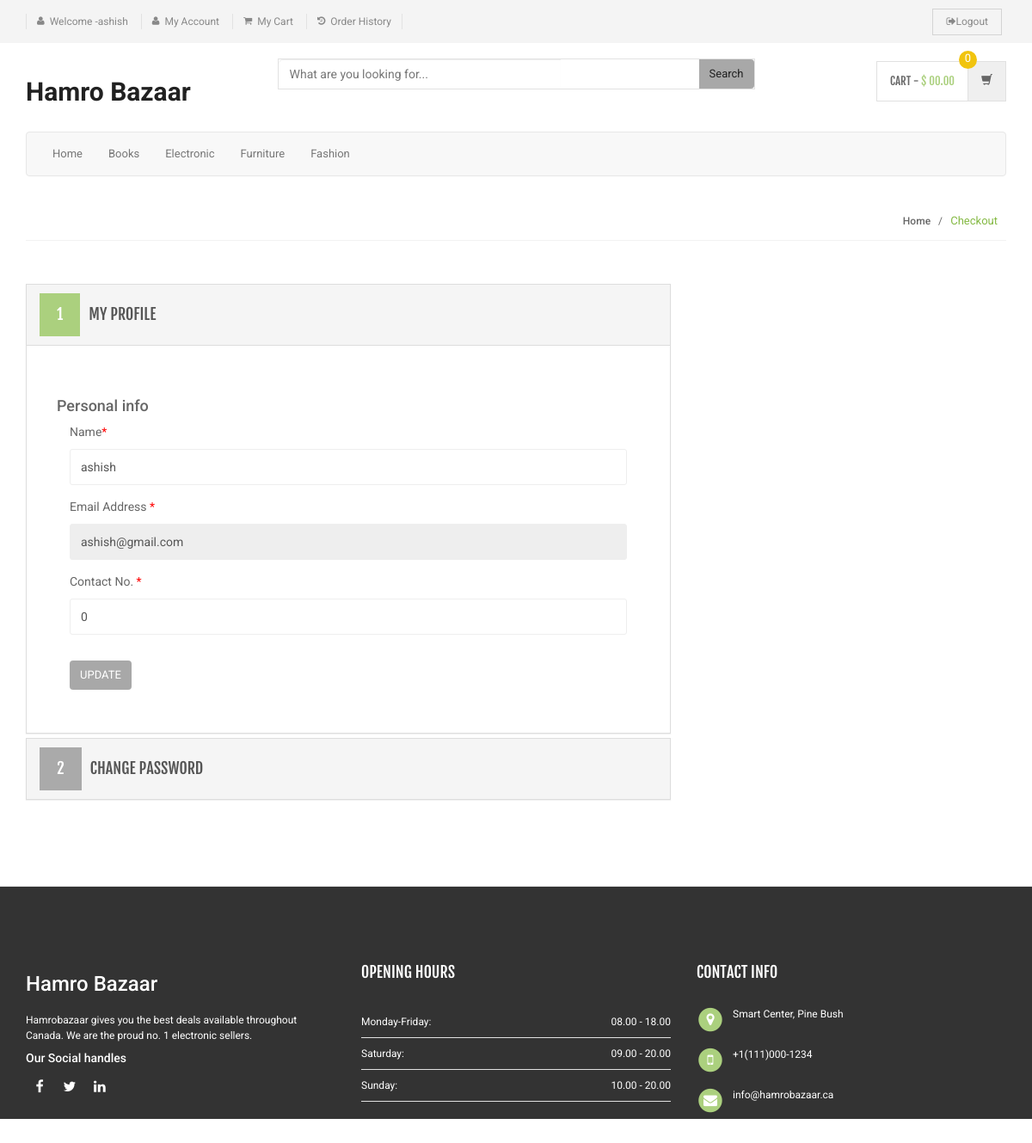
/my-account.php (signed in), run on an earlier commit of the app's database.
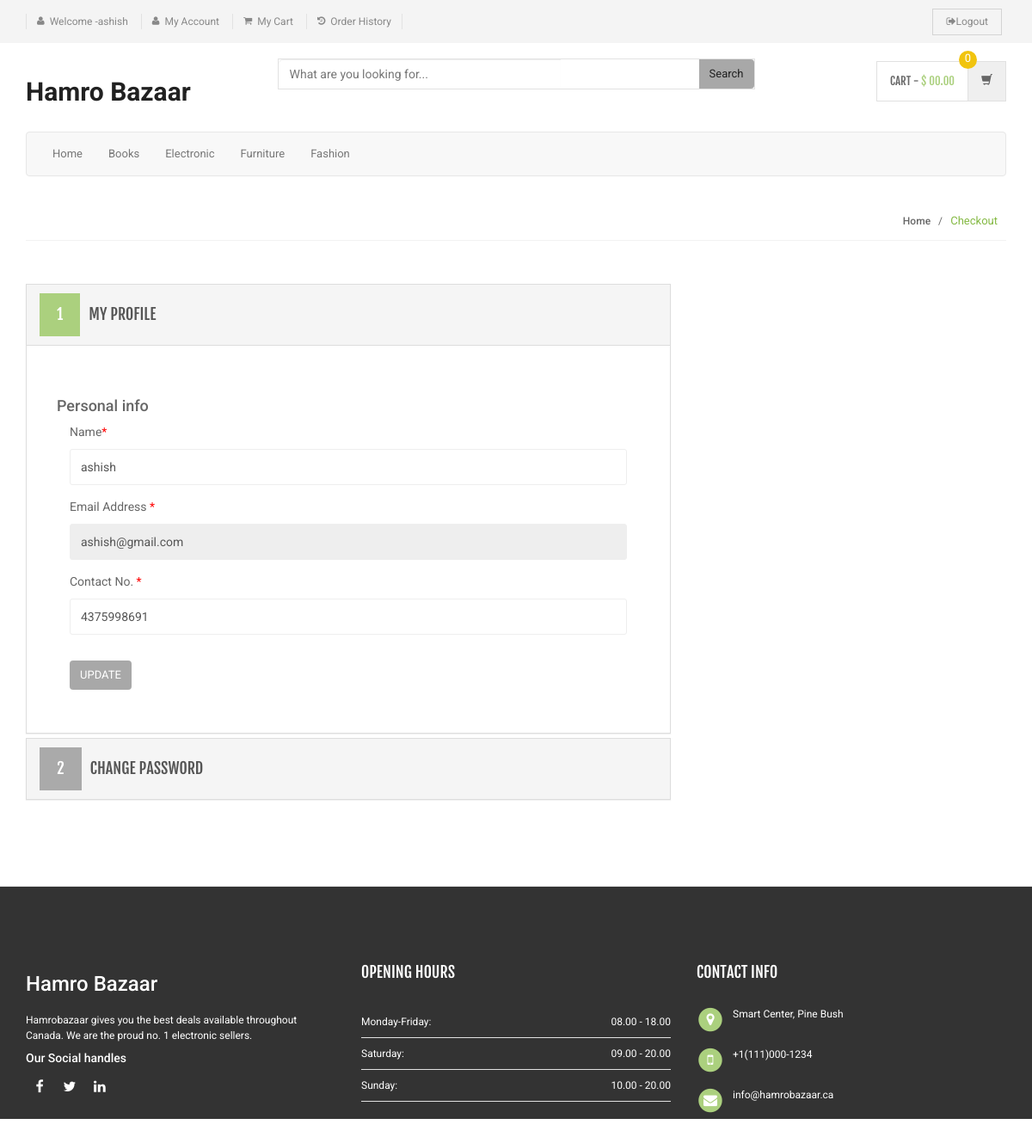
And on a later commit of the database.
### tables this page shows
CREATE TABLE `users` (
  `id` int(11) NOT NULL,
  `name` varchar(255) DEFAULT NULL,
  `email` varchar(255) DEFAULT NULL,
  `contactno` bigint(11) DEFAULT NULL,
  `password` varchar(255) DEFAULT NULL,
  `shippingAddress` longtext DEFAULT NULL,
  `shippingState` varchar(255) DEFAULT NULL,
  `shippingCity` varchar(255) DEFAULT NULL,
  `shippingPincode` int(11) DEFAULT NULL,
  `billingAddress` longtext DEFAULT NULL,
  `billingState` varchar(255) DEFAULT NULL,
  `billingCity` varchar(255) DEFAULT NULL,
  `billingPincode` int(11) DEFAULT NULL
);

### my-account.php (the view, shortened to what this page needs)
<?php
include ('includes/config.php');
if (strlen($_SESSION['login']) == 0) {
	header('location:login.php');
} else {
	?>
	<!DOCTYPE html>
	<html lang="en">
	<head>
		<link rel="stylesheet" href="assets/css/bootstrap.min.css">
		<link rel="stylesheet" href="assets/css/main.css">
		<link rel="stylesheet" href="assets/css/green.css">
		<link rel="stylesheet" href="assets/css/owl.carousel.css">
		<link rel="stylesheet" href="assets/css/owl.transitions.css">
		<link href="assets/css/lightbox.css" rel="stylesheet">
		<link rel="stylesheet" href="assets/css/animate.min.css">
		<link rel="stylesheet" href="assets/css/rateit.css">
		<link rel="stylesheet" href="assets/css/bootstrap-select.min.css">
		<link rel="stylesheet" href="assets/css/config.css">
		<link href="assets/css/green.css" rel="alternate stylesheet" title="Green color">
		<link href="assets/css/blue.css" rel="alternate stylesheet" title="Blue color">
		<link href="assets/css/red.css" rel="alternate stylesheet" title="Red color">
		<link href="assets/css/orange.css" rel="alternate stylesheet" title="Orange color">
		<link href="assets/css/dark-green.css" rel="alternate stylesheet" title="Darkgreen color">
		<link rel="stylesheet" href="assets/css/font-awesome.min.css">
	</head>
	<body class="cnt-home">
		<header class="header-style-1">
			<?php include ('includes/top-header.php'); ?>
			<?php include ('includes/main-header.php'); ?>
			<?php include ('includes/menu-bar.php'); ?>
		</header>
		<div class="breadcrumb">
			<div class="container">
				<div class="breadcrumb-inner">
					<ul class="list-inline list-unstyled">
						<li><a href="#">Home</a></li>
						<li class='active'>Checkout</li>
					</ul>
				</div>
			</div>
		</div>
		<div class="body-content outer-top-bd">
			<div class="container">
				<div class="checkout-box inner-bottom-sm">
					<div class="row">
						<div class="col-md-8">
							<div class="panel-group checkout-steps" id="accordion">
								<div class="panel panel-default checkout-step-01">
									<div class="panel-heading">
										<h4 class="unicase-checkout-title">
											<a data-toggle="collapse" class="" data-parent="#accordion" href="#collapseOne">
												<span>1</span>My Profile
											</a>
										</h4>
									</div>
									<div id="collapseOne" class="panel-collapse collapse in">
										<div class="panel-body">
											<div class="row">
												<h4>Personal info</h4>
												<div class="col-md-12 col-sm-12 already-registered-login">
													<?php
													$query = mysqli_query($con, "select * from users where id='" . $_SESSION['id'] . "'");
													while ($row = mysqli_fetch_array($query)) {
														?>
														<form class="register-form" role="form" method="post">
															<div class="form-group">
																<label class="info-title" for="name">Name<span>*</span></label>
																<input type="text"
																	class="form-control unicase-form-control text-input"
																	value="<?php echo $row['name']; ?>" id="name" name="name"
																	required="required">
															</div>
															<div class="form-group">
																<label class="info-title" for="exampleInputEmail1">Email Address
																	<span>*</span></label>
																<input type="email"
																	class="form-control unicase-form-control text-input"
																	id="exampleInputEmail1" value="<?php echo $row['email']; ?>"
																	readonly>
															</div>
															<div class="form-group">
																<label class="info-title" for="Contact No.">Contact No.
																	<span>*</span></label>
																<input type="text"
																	class="form-control unicase-form-control text-input"
																	id="contactno" name="contactno" required="required"
																	value="<?php echo $row['contactno']; ?>" maxlength="10">
															</div>
															<button type="submit" name="update"
																class="btn-upper btn btn-primary checkout-page-button">Update</button>
														</form>
													<?php } ?>
												</div>
											</div>
										</div>
									</div>
								</div>
								<div class="panel panel-default checkout-step-02">
									<div class="panel-heading">
										<h4 class="unicase-checkout-title">
											<a data-toggle="collapse" class="collapsed" data-parent="#accordion"
												href="#collapseTwo">
												<span>2</span>Change Password
											</a>
										</h4>
									</div>
								</div>
							</div>
						</div>
					</div>
				</div>
			</div>
		</div>
		<?php include ('includes/footer.php'); ?>
	</body>
	</html>
<?php } ?>

What changed in the data, as far as the page shows it:
changed users "ashish": contactno "0" → "4375998691"
